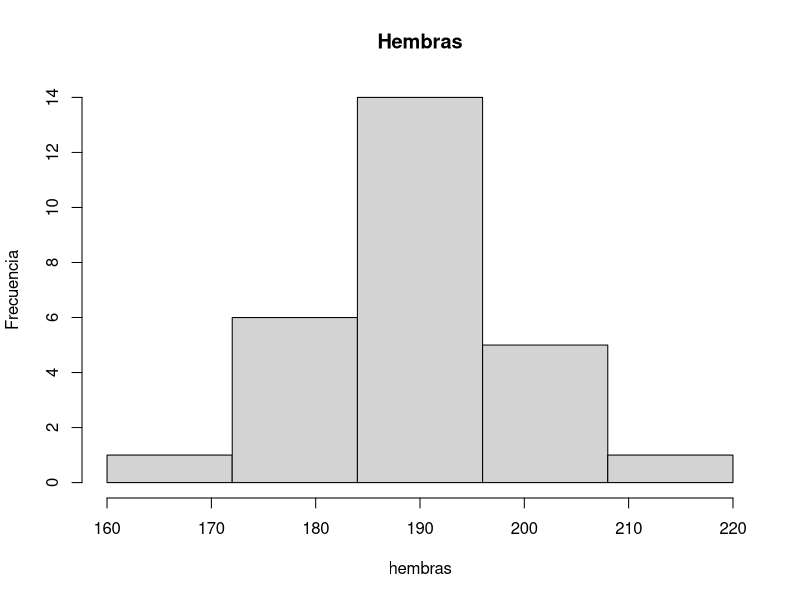
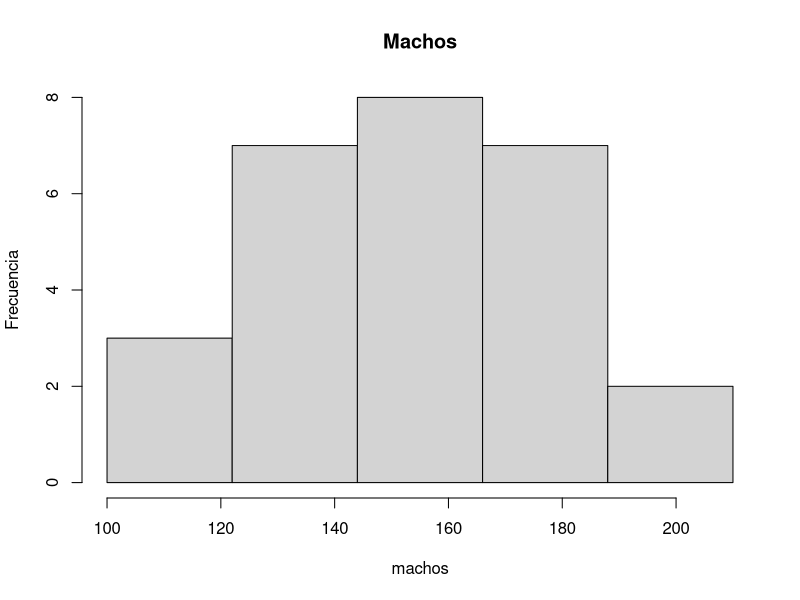
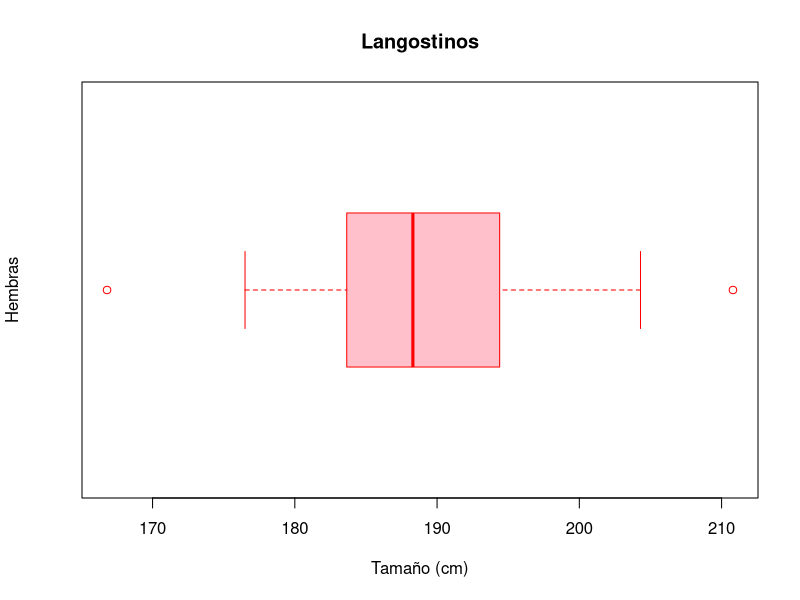
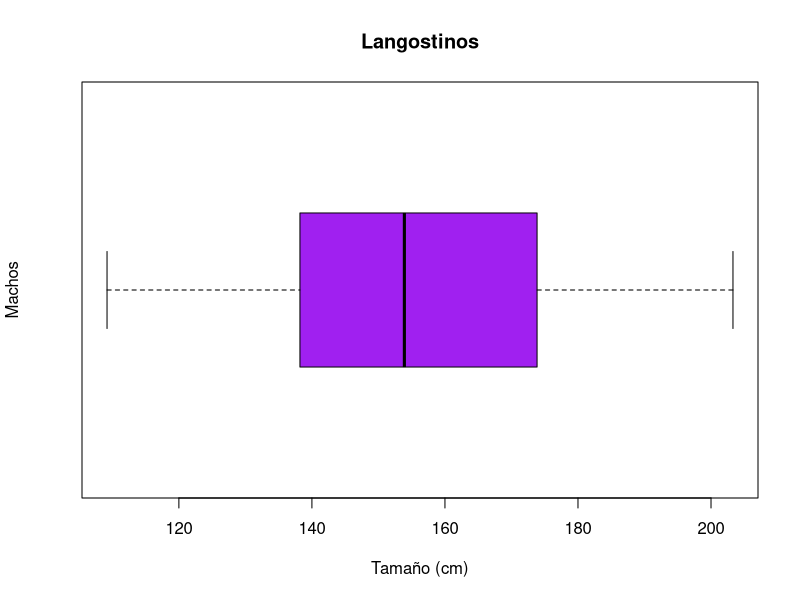
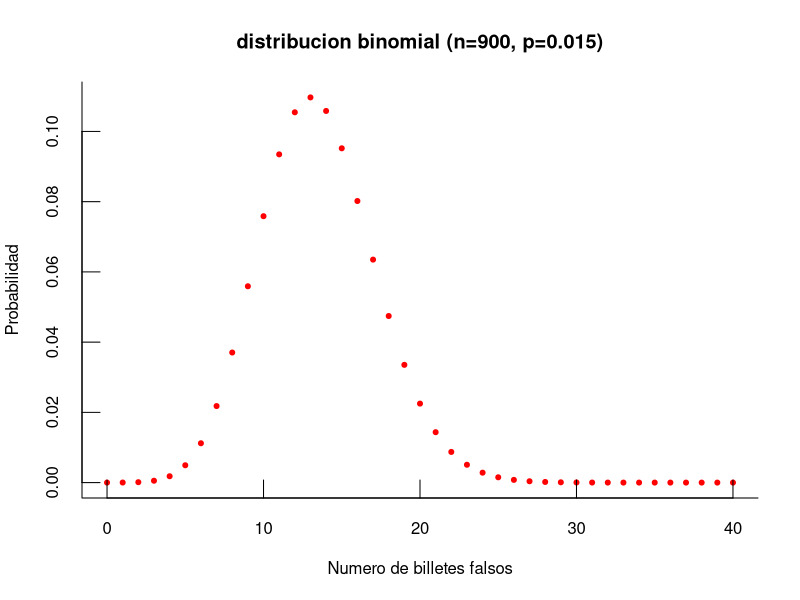
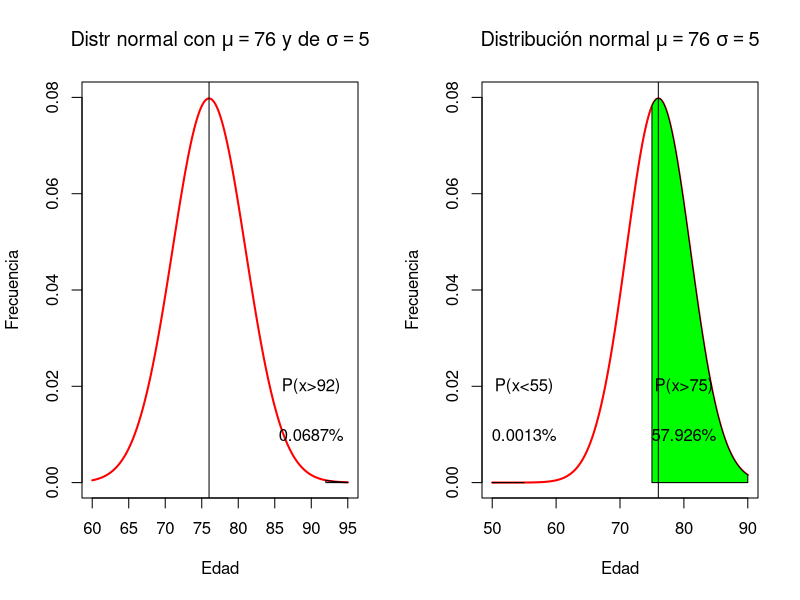

R code for these plots, in order:
## ---- chunk 1

hembras = c(183.2, 184.1, 183.1, 204.3, 176.5, 179.0, 188.3, 186.8, 202.2, 185.5, 190.0, 178.1, 193.2, 180.4, 184.3, 189.2, 189.1, 203.1, 166.8, 196.3, 193.3, 187.3, 185.8, 189.3, 195.5, 202.4, 210.8 )

length(hembras)
## ---- chunk 2
machos = c(140.9, 121.7, 173.8, 154.5, 109.2, 150.7, 203.3, 163, 137.7, 173.9, 177.4, 154.8, 177.5, 153.4, 138.7, 136.7, 165.3, 126.7, 118.9, 140, 192.7, 134.4, 175, 169.8, 153.9, 176.7, 150)
length(machos)
## ---- chunk 3
hist(hembras, breaks = seq(160,220, by = 12), main = 'Hembras', ylab = 'Frecuencia')

hist(machos, breaks = seq(100,210, by =22), main = 'Machos', ylab = 'Frecuencia')
## ---- chunk 4
promedioh = mean(hembras)
promediom = mean(machos)

desviacionsh = sd(hembras)
desviacionsm = sd(machos)
## ---- chunk 5
boxplot(hembras, main = "Langostinos", xlab = "Tamaño (cm)", ylab = "Hembras",
        col = "pink", border = "red", horizontal = TRUE, notch = FALSE)

boxplot(machos, main = "Langostinos", xlab = "Tamaño (cm)", ylab = "Machos",
        col = "purple", border = "black", horizontal = TRUE, notch = FALSE)
## ---- chunk 6
#x -> # billetes falsos
#n -> 900 billetes
#p -> 0.015

#p(x<=25)=p(x=1)+p(x=2)+p(x=3)+...+p(x=25)

cat("La probabilidad de recibir a lo sumo 25 billetes falsos es: ",pbinom(25,900,0.015))
## ---- chunk 7
cat("La probabilidad de recibir entre 20 y 30 billetes falsos es de: ",pbinom(30,900,0.015) - pbinom(20,900,0.015))
## ---- chunk 8
cat("La probabilidad de recibir mas de 10 billetes falsos es de: ",pbinom(10,900,0.015,F))
## ---- chunk 9
plot(0:40,dbinom(0:40,900,0.015),xlab = " Numero de billetes falsos ", 
     ylab = "Probabilidad",main="distribucion binomial (n=900, p=0.015)", 
     pch=20, col="red", bty="l", tcl=0.9);
## ---- chunk 10
cant = ((1-pnorm(92,76,5))*100)
cat("La cantidad de habitantes que superaran los 92 años es de: ",floor((100000* ((cant))/100 )))
par(mfrow = c(1,2))
x <- seq(60, 95, 0.1)
plot(x, dnorm(x, mean = 76, sd = 5), type = "l",
     ylim = c(0, 0.08), xlab = "Edad", ylab = "Frecuencia", 
     main=expression(paste("Distr normal con ",mu==76," y de ", sigma==5)), 
     lwd = 2, col = "red")
regionX=seq(92,95,0.01)            
xP <- c(92,regionX,95)  
yP <- c(0,dnorm(regionX,76,5),0)
polygon(xP,yP)
text(90, 0.02, "P(x>92)")
text(90, 0.01, "0.0687%")
abline(v = 76)
## ---- chunk 11
cat("Los que viviran menos de 55 son un porsentaje de: ",pnorm(55,76,5)*100)
cat("\nLos que viviran mas de 75 son un porsentaje de: ",(1-pnorm(75,76,5))*100)
x <- seq(50, 90, 0.1)
plot(x, dnorm(x, mean = 76, sd = 5), type = "l",
     ylim = c(0, 0.08), xlab = "Edad", ylab = "Frecuencia", 
     main=expression(paste("Distribución normal ",mu==76," ", sigma==5)), 
     lwd = 2, col = "red")
firstReg = seq(50,55,0.01)            
xP <- c(50,firstReg,55)  
yP <- c(0,dnorm(firstReg,76,5),0)
polygon(xP,yP,col="blue")
secondReg = seq(75,90,0.01)            
xP <- c(75,secondReg,90)  
yP <- c(0,dnorm(secondReg,76,5),0)
polygon(xP,yP,col="green")
text(55, 0.02, "P(x<55)")
text(55, 0.01, "0.0013%")
text(80, 0.02, "P(x>75)")
text(80, 0.01, "57.926%")
abline(v = 76)
cat("\nCon un porsentaje total de: ",((1-pnorm(75,76,5))+pnorm(55,76,5))*100)
